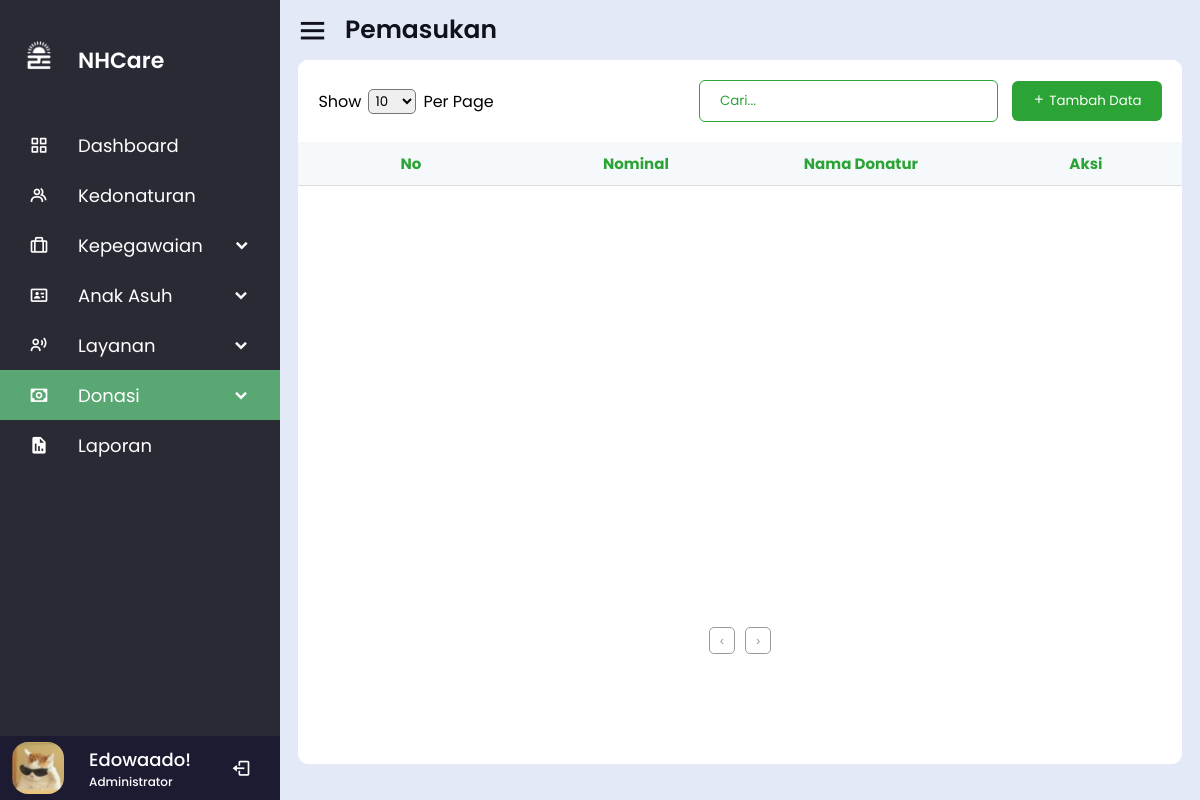
/donasi/pemasukan.php (signed in), run on an earlier commit of the app's database.
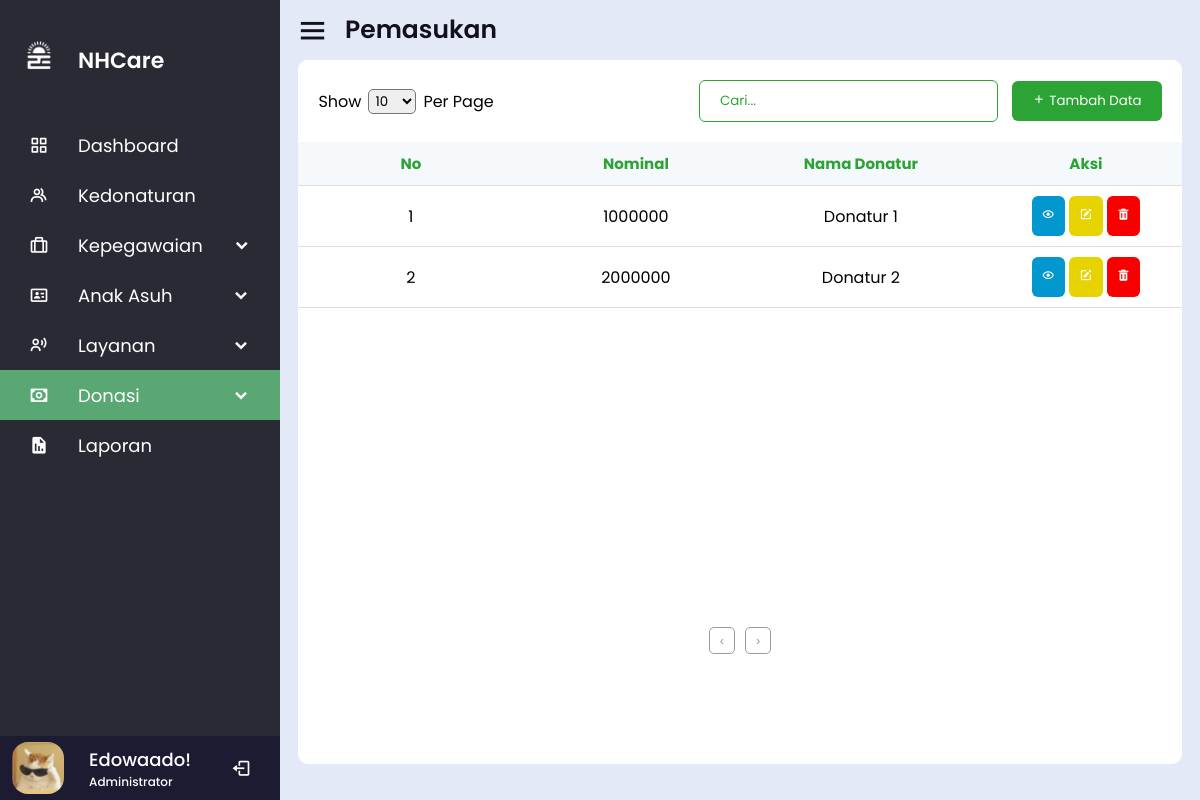
And on a later commit of the database.
### tables this page shows
CREATE TABLE `tb_user` (
  `id_user` int(11) NOT NULL,
  `nama` varchar(64) NOT NULL,
  `email` varchar(64) NOT NULL,
  `password` varchar(64) NOT NULL,
  `no_hp` varchar(13) NOT NULL
);

CREATE TABLE `tb_donasi` (
  `id_donasi` int(11) NOT NULL,
  `nominal` int(11) NOT NULL,
  `tgl_donasi` datetime NOT NULL,
  `id_donatur` int(11) NOT NULL
);

CREATE TABLE `tb_donatur` (
  `id_donatur` int(11) NOT NULL,
  `nama` varchar(64) NOT NULL,
  `email` varchar(64) NOT NULL,
  `password` varchar(64) NOT NULL,
  `no_hp` varchar(13) NOT NULL,
  `alamat` varchar(128) NOT NULL,
  `jenis_kelamin` varchar(12) NOT NULL,
  `img_profil` blob NOT NULL
);

### database/functions.php (called while the page is built)
<?php
$conn = mysqli_connect("localhost", "root", "", "db_nhcare");
class Functions {
    public function get_data($getData){
        global $conn;
        $result = mysqli_query($conn, $getData);
        return $result;
    }
}
?>

### donasi/pemasukan.php (the view, shortened to what the changed rows need)
<?php
require '../database/functions.php';
$email = $_SESSION['login'];
$result = mysqli_query($conn, "SELECT * FROM tb_user WHERE email = '$email'");
$obj = new Functions();
$selectPemasukan = $obj->get_data("SELECT tb_donasi.nominal AS nominal_donasi, tb_donatur.nama AS nama_donatur FROM tb_donasi JOIN tb_donatur ON tb_donasi.id_donatur = tb_donatur.id_donatur");
?>
<!DOCTYPE html>
<html lang="en">
<head>
    <link rel="stylesheet" href="../assets/css/reset.css">
    <link rel="stylesheet" href="../assets/css/alert.css">
    <link rel="stylesheet" href="../assets/css/sidebar.css">
    <link rel="stylesheet" href="../assets/css/table.css">
    <link href='https://unpkg.com/boxicons@2.1.4/css/boxicons.min.css' rel='stylesheet'>
</head>
<body>
    <div class="sidebar">
        <ul class="nav-links">
            <li>
                <div class="profile-details">
                    <div class="name-job">
                        <?php while($row = mysqli_fetch_assoc($result)) : ?>
                        <div class="profile-name"><?php echo $row["nama"]; ?></div>
                        <?php endwhile; ?>
                        <div class="job">Administrator</div>
                    </div>
                </div>
            </li>
        </ul>
    </div>
    <section class="home-section">
        <div class="home-body">
            <div class="table">
                <div class="table-section">
                    <table>
                        <thead>
                            <tr>
                                <th>No</th>
                                <th>Nominal</th>
                                <th>Nama Donatur</th>
                                <th>Aksi</th>
                            </tr>
                        </thead>
                        <tbody>
                            <?php
                            $no = 1;
                            while($row = mysqli_fetch_assoc($selectPemasukan)) :
                            ?>
                            <tr>
                                <td><?php echo $no; ?></td>
                                <td><?php echo $row['nominal_donasi']; ?></td>
                                <td><?php echo $row['nama_donatur']; ?></td>
                                <td>
                                    <button><i class='bx bx-show' ></i></button>
                                    <button><i class='bx bxs-edit'></i></button>
                                    <button><i class='bx bxs-trash' ></i></button>
                                </td>
                            </tr>
                            <?php
                            $no++;
                            endwhile;
                            ?>
                        </tbody>
                    </table>
                </div>
            </div>
        </div>
    </section>
</body>
</html>

What changed in the data, as far as the page shows it:
added tb_donasi: nominal "1000000", id_donatur.nama "Donatur 1"
added tb_donasi: nominal "2000000", id_donatur.nama "Donatur 2"
